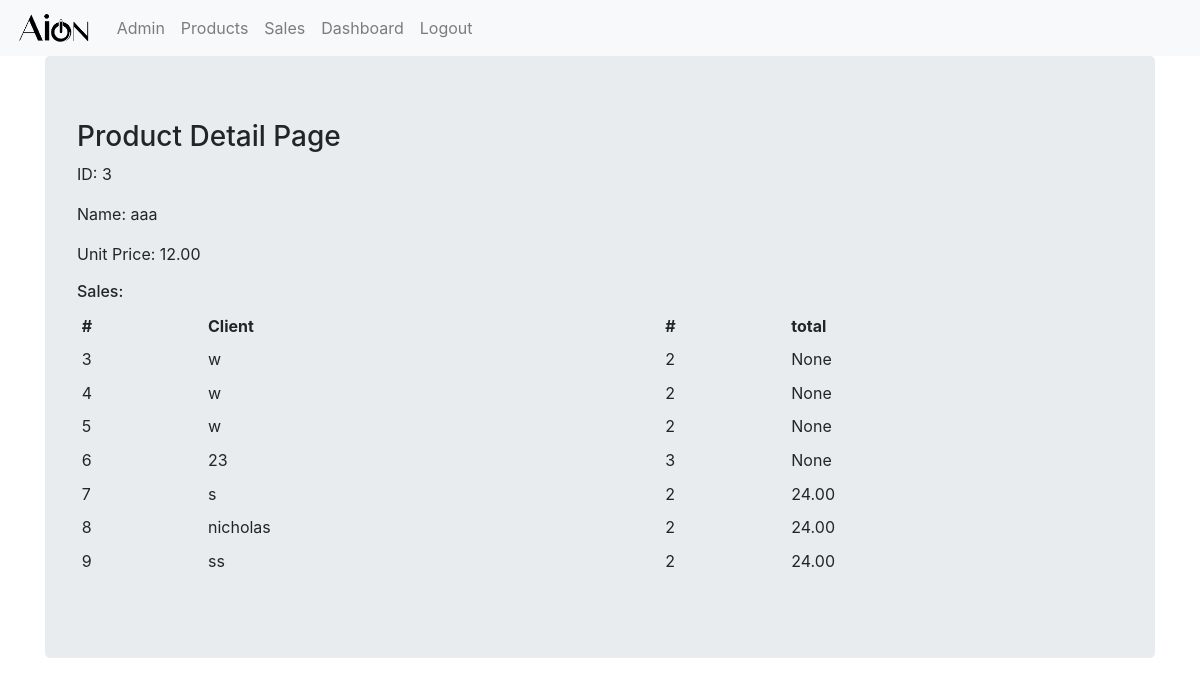
The page /sales_app/products/3/ on the database as committed earlier.
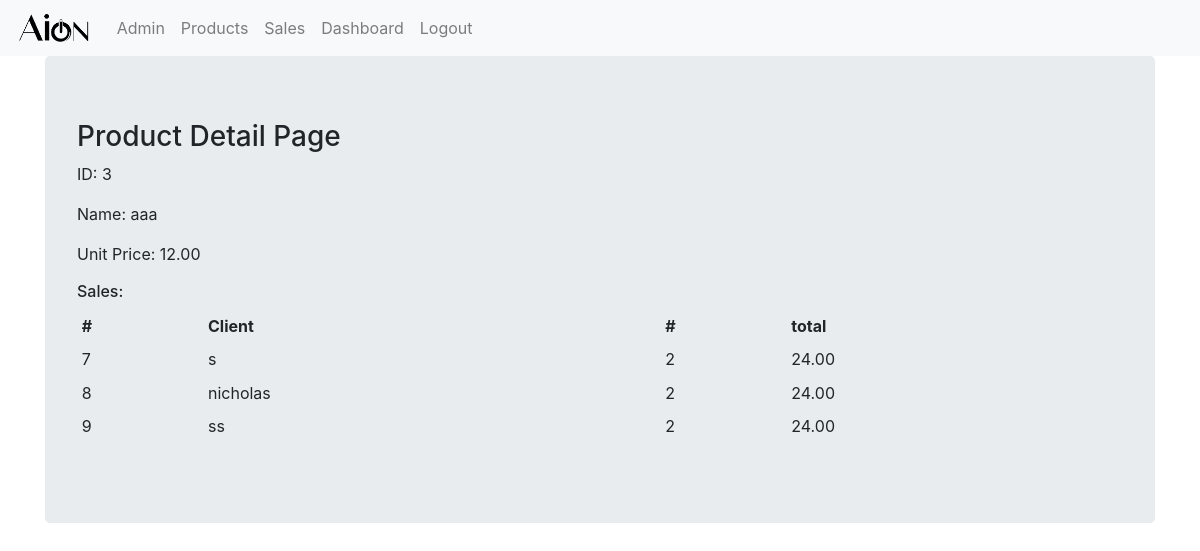
The same page on the database as committed later.
### sales_app/models.py (models this page shows, shortened)
class Product(models.Model):
    name = models.CharField(max_length=256, unique=True)
    price = models.DecimalField(decimal_places=2, max_digits=32)

class Sale(models.Model):
    product_name = models.ForeignKey(Product, related_name='sales', on_delete=models.PROTECT)
    client_name = models.CharField(max_length=256)
    quantity = models.PositiveIntegerField()
    amount = models.DecimalField(decimal_places=2, max_digits=32, blank=True, null=True)

### sales_app/views.py (the view)
# urls.py: path('products/<int:pk>/', views.ProductDetailView.as_view(), name='product_detail'),
class ProductDetailView(DetailView):
    context_object_name = 'product_detail'
    model = models.Product
    template_name = 'sales_app/product_detail.html'

### sales_app/templates/sales_app/product_detail.html
{% extends "sales_app/sales_app_base.html" %}
{% block body_block %}
<div class="jumbotron">
  <h3>
    Product Detail Page
  </h3>
  <p>ID: {{product_detail.id}}</p>
  <p>Name: {{product_detail.name}}</p>
  <p>Unit Price: {{product_detail.price}}</p>
  <h6>Sales: </h6>
  <table class="table table-sm table-hover table-borderless">
    <thead>
      <tr>
        <th scope="col">#</th>
        <th scope="col">Client</th>
        <th scope="col">#</th>
        <th scope="col">total</th>
      </tr>
    </thead>
    <tbody>
      {% for sale in product_detail.sales.all %}
      <tr>
        <td>{{sale.pk}}</td>
        <td>{{sale.client_name}}</td>
        <td>{{sale.quantity}}</td>
        <td>{{sale.amount}}</td>
      </tr>
      {% endfor %}
    </tbody>
  </table>
</div>
{% endblock %}

### sales_app/templates/sales_app/sales_app_base.html (shortened to what this page needs)
<!DOCTYPE html>
{% load static %}
<html lang="en" dir="ltr">
  <head>
    <link rel="stylesheet" href="https://cdn.jsdelivr.net/npm/bootstrap@4.6.0/dist/css/bootstrap.min.css">
  </head>
  <body>
    <nav class="navbar navbar-expand-md navbar-light bg-light">
      <div class="navbar-nav">
        <a class="navbar-brand" href="{% url 'sales_app:home' %}">
          <img src="{% static 'sales_app/aion_logo.png' %}" height="30" class="d-inline-block align-top">
        </a>
        <a class="nav-item nav-link" href="{% url 'admin:index' %}">Admin</a>
        <a class="nav-item nav-link" href="{% url 'sales_app:products' %}">Products</a>
        <a class="nav-item nav-link" href="{% url 'sales_app:sales' %}">Sales</a>
        <a class="nav-item nav-link" href="{% url 'sales_app:dashboard' %}">Dashboard</a>
        <a class="nav-item nav-link" href="/">Logout</a>
      </div>
    </nav>
    <div class="container">
      {% block body_block %}
      {% endblock %}
    </div>
  </body>
</html>

Rows that differ between the two databases and show on the page:
removed Sale: pk "3", client_name "w", quantity "2", amount "None"
removed Sale: pk "4", client_name "w", quantity "2", amount "None"
removed Sale: pk "5", client_name "w", quantity "2", amount "None"
removed Sale: pk "6", client_name "23", quantity "3", amount "None"
